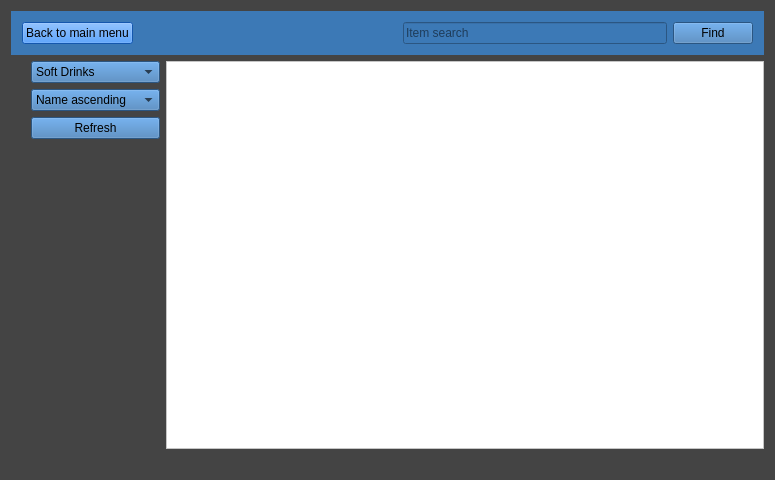
<?xml version="1.0" encoding="UTF-8"?>
<ui version="4.0">
 <class>viewInventory</class>
 <widget class="QWidget" name="viewInventory">
  <property name="geometry">
   <rect>
    <x>0</x>
    <y>0</y>
    <width>775</width>
    <height>480</height>
   </rect>
  </property>
  <property name="windowTitle">
   <string>Form</string>
  </property>
  <property name="styleSheet">
   <string notr="true">font: 9pt &quot;Microsoft YaHei UI&quot;;
background-color: rgb(68, 68, 68);</string>
  </property>
  <layout class="QVBoxLayout" name="verticalLayout">
   <item>
    <widget class="QWidget" name="widget" native="true">
     <property name="styleSheet">
      <string notr="true">background-color: rgb(60, 121, 182);</string>
     </property>
     <layout class="QHBoxLayout" name="horizontalLayout_2">
      <item>
       <widget class="QPushButton" name="pushButton">
        <property name="styleSheet">
         <string notr="true">background-color: rgb(28, 122, 244);</string>
        </property>
        <property name="text">
         <string>Back to main menu</string>
        </property>
       </widget>
      </item>
      <item>
       <spacer name="horizontalSpacer">
        <property name="orientation">
         <enum>Qt::Horizontal</enum>
        </property>
        <property name="sizeHint" stdset="0">
         <size>
          <width>40</width>
          <height>20</height>
         </size>
        </property>
       </spacer>
      </item>
      <item>
       <widget class="QLineEdit" name="lineEdit">
        <property name="placeholderText">
         <string>Item search</string>
        </property>
       </widget>
      </item>
      <item>
       <widget class="QPushButton" name="pushButton_2">
        <property name="text">
         <string>Find</string>
        </property>
       </widget>
      </item>
     </layout>
    </widget>
   </item>
   <item>
    <layout class="QHBoxLayout" name="horizontalLayout">
     <item>
      <spacer name="verticalSpacer">
       <property name="orientation">
        <enum>Qt::Vertical</enum>
       </property>
       <property name="sizeType">
        <enum>QSizePolicy::Expanding</enum>
       </property>
       <property name="sizeHint" stdset="0">
        <size>
         <width>20</width>
         <height>40</height>
        </size>
       </property>
      </spacer>
     </item>
     <item>
      <layout class="QVBoxLayout" name="verticalLayout_2">
       <item>
        <widget class="QComboBox" name="comboBox_2">
         <property name="styleSheet">
          <string notr="true">background-color: rgb(60, 121, 182);</string>
         </property>
         <item>
          <property name="text">
           <string>Soft Drinks </string>
          </property>
         </item>
         <item>
          <property name="text">
           <string>Beers</string>
          </property>
         </item>
         <item>
          <property name="text">
           <string>Wines and Spirits</string>
          </property>
         </item>
         <item>
          <property name="text">
           <string>Spices</string>
          </property>
         </item>
         <item>
          <property name="text">
           <string>Consumables</string>
          </property>
         </item>
         <item>
          <property name="text">
           <string>Meats</string>
          </property>
         </item>
         <item>
          <property name="text">
           <string>Vegetables</string>
          </property>
         </item>
         <item>
          <property name="text">
           <string>Cleaning Items</string>
          </property>
         </item>
         <item>
          <property name="text">
           <string>Staff Uniforms</string>
          </property>
         </item>
         <item>
          <property name="text">
           <string>Stationery</string>
          </property>
         </item>
        </widget>
       </item>
       <item>
        <widget class="QComboBox" name="comboBox">
         <property name="sizePolicy">
          <sizepolicy hsizetype="Fixed" vsizetype="Fixed">
           <horstretch>0</horstretch>
           <verstretch>0</verstretch>
          </sizepolicy>
         </property>
         <property name="styleSheet">
          <string notr="true">background-color: rgb(60, 121, 182);</string>
         </property>
         <property name="currentText">
          <string>Name ascending </string>
         </property>
         <item>
          <property name="text">
           <string>Name ascending </string>
          </property>
         </item>
         <item>
          <property name="text">
           <string>Name descending</string>
          </property>
         </item>
         <item>
          <property name="text">
           <string>Date of expiry</string>
          </property>
         </item>
        </widget>
       </item>
       <item>
        <widget class="QPushButton" name="pushButton_3">
         <property name="styleSheet">
          <string notr="true">background-color: rgb(60, 121, 182);</string>
         </property>
         <property name="text">
          <string>Refresh</string>
         </property>
        </widget>
       </item>
       <item>
        <spacer name="verticalSpacer_2">
         <property name="orientation">
          <enum>Qt::Vertical</enum>
         </property>
         <property name="sizeHint" stdset="0">
          <size>
           <width>20</width>
           <height>40</height>
          </size>
         </property>
        </spacer>
       </item>
       <item>
        <spacer name="horizontalSpacer_2">
         <property name="orientation">
          <enum>Qt::Horizontal</enum>
         </property>
         <property name="sizeType">
          <enum>QSizePolicy::Ignored</enum>
         </property>
         <property name="sizeHint" stdset="0">
          <size>
           <width>40</width>
           <height>20</height>
          </size>
         </property>
        </spacer>
       </item>
      </layout>
     </item>
     <item>
      <layout class="QVBoxLayout" name="verticalLayout_3">
       <item>
        <widget class="QTableView" name="tableView">
         <property name="styleSheet">
          <string notr="true">background-color  : rgb(255, 255, 255);</string>
         </property>
        </widget>
       </item>
       <item>
        <spacer name="horizontalSpacer_3">
         <property name="orientation">
          <enum>Qt::Horizontal</enum>
         </property>
         <property name="sizeHint" stdset="0">
          <size>
           <width>40</width>
           <height>20</height>
          </size>
         </property>
        </spacer>
       </item>
      </layout>
     </item>
    </layout>
   </item>
  </layout>
 </widget>
 <layoutdefault spacing="6" margin="11"/>
 <resources/>
 <connections/>
</ui>
